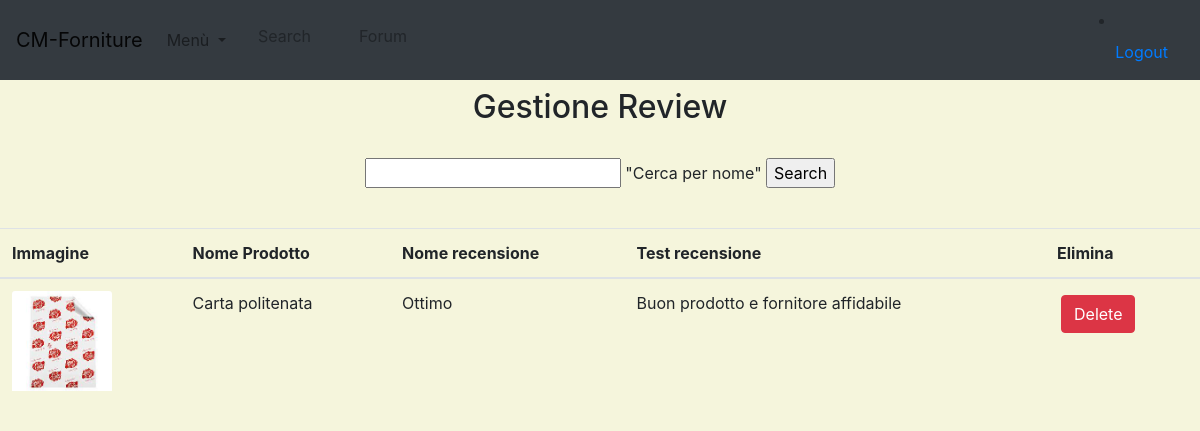
The page /products/listaReview (signed in) on the database its author committed.
### products/models.py (models this page shows, shortened)
class Review(models.Model):
    prodotto = models.ForeignKey(Prodotti,related_name="recensioni", on_delete=models.CASCADE)
    user = models.ForeignKey(Cliente,on_delete=models.CASCADE)
    comment_name = models.CharField(max_length=200)
    comment_body = models.TextField()
    rating_fornitore = models.IntegerField(choices=RATING,default=1)
    rating_prodotto = models.IntegerField(choices=RATING,default=1)

class Prodotti(models.Model):
    owner = models.ForeignKey(Owner, related_name='prodotti', on_delete=models.PROTECT)
    categoria = models.ForeignKey(Categoria,on_delete=models.CASCADE)
    name = models.CharField(max_length=255,)
    dimensione = models.CharField(max_length=255, default=None)
    tipo_materiale = models.CharField(max_length=255,default=None)
    price = models.CharField(max_length=255)
    image = models.ImageField(upload_to=upload_image_path, null=True, blank=True)

### products/views.py (the view)
# urls.py: path('listaReview',ListaRevCliente.as_view(),name='lista-review')
@method_decorator([login_required,client_required],name='dispatch')
class ListaRevCliente(ListView):
    model = Review
    form_class = Lista_RevForm
    template_name = "products/lista_review.html"
    context_object_name = 'lista_rev'
    def get_queryset(self):
        nome = self.request.GET.get('nome')
        user = self.request.user.username
        if nome:
            qs = self.model.objects.filter(user__user__username=user,prodotto__name=nome )
        else:
            qs = self.model.objects.filter(user__user__username=user)
        return qs
    def get_context_data(self, *, object_list=None, **kwargs):
        context = super(ListaRevCliente, self).get_context_data(**kwargs)
        context['form'] = Lista_RevForm(initial={
            'nome': self.request.GET.get('nome'),
        })
        return context

### products/forms.py
class Lista_RevForm(forms.Form):
    nome = CharField(required=True)

### user_manage/decorator.py (called while the page is built)
def client_required(function=None, redirect_field_name=REDIRECT_FIELD_NAME, login_url='login'):
    actual_decorator = user_passes_test(
        lambda u: u.is_active and u.is_client,
        login_url=login_url,
        redirect_field_name=redirect_field_name
    )
    if function:
        return actual_decorator(function)
    return

### products/templates/products/lista_review.html (shortened to what this page needs)
{% extends 'base.html' %}
{% load crispy_forms_tags %}
{% block content %}
    <h2>Gestione Review </h2>
    <br>
    <form method='GET'>
        <p>
           {{ form.nome }} "Cerca per nome"
            <input class="button" type='submit' value="Search">
        </p>
        <br>
        <table class="table table-hover">
            <thead>
            <tr>
                <th>Immagine</th>
                <th>Nome Prodotto</th>
                <th>Nome recensione</th>
                <th>Test recensione</th>
                <th>Elimina</th>
            </tr>
            </thead>
            {% for p in lista_rev %}
                <tr>
                    <td> <img src="{{ p.prodotto.image.url }}" style="height: 100px; width: 100px"; class="card-img-top" alt="..."></td>
                    <td>{{ p.prodotto.name }}</td>
                    <td>{{ p.comment_name }}</td>
                    <td>{{ p.comment_body }}</td>
                    <td><a href="{% url 'prod:remove-review' p.pk %}" class="btn btn-danger m-1"> Delete </a></td>
                </tr>
            {% endfor %}
        </table>
    </form>
{% endblock %}

### static/css/main.css (style rules this page uses)
body { background-color: beige; }
h1, h2, h3,h4,h5,h6, p { text-align: center; }

### rows shown on the page
Review: prodotto.image (picture), prodotto.name "Carta politenata", comment_name "Ottimo", comment_body "Buon prodotto e fornitore affidabile"
